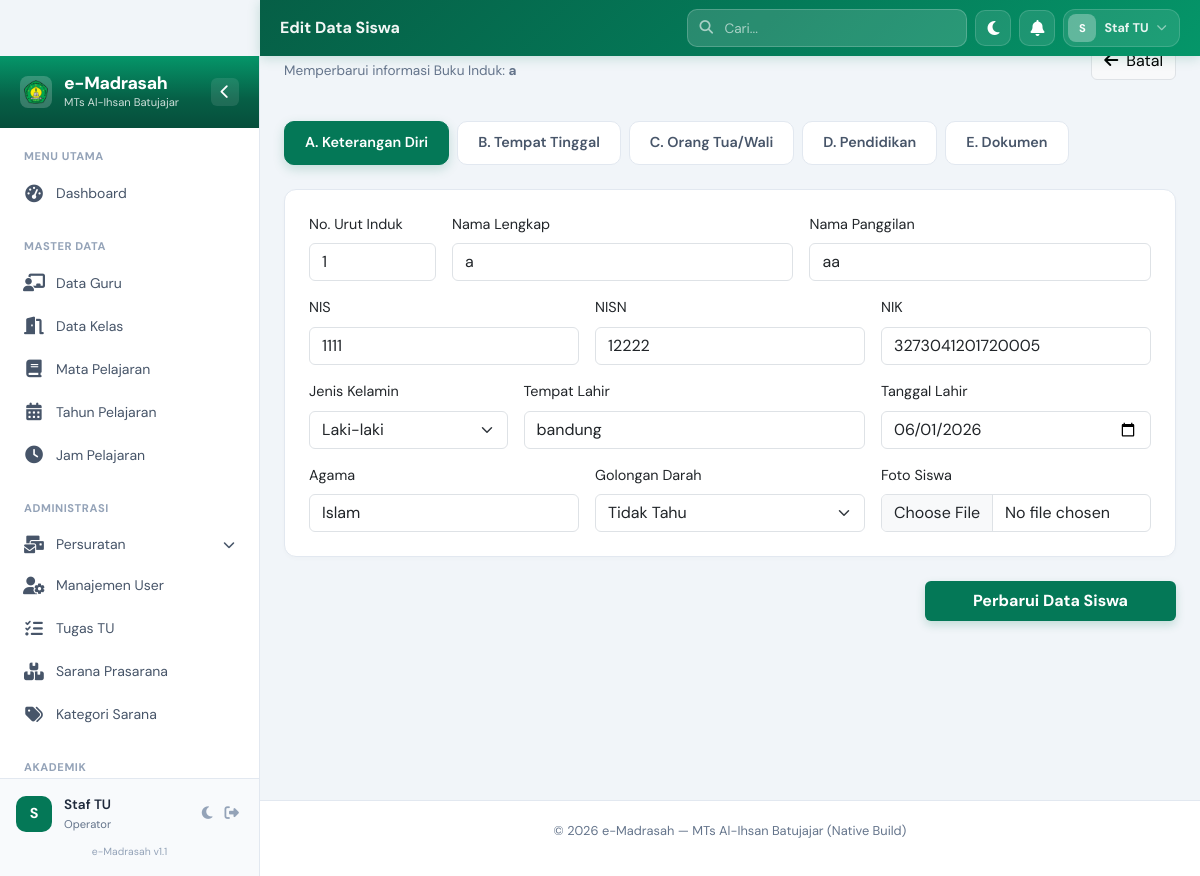
Screenshot of /modules/buku_induk/edit.php?id=6 (signed in) with the database file from the repository.
### tables this page shows
CREATE TABLE `siswa` (
  `id` bigint unsigned NOT NULL AUTO_INCREMENT,
  `no_urut` smallint unsigned DEFAULT NULL COMMENT 'No. urut di buku induk',
  `nis` varchar(50) NOT NULL,
  `nisn` varchar(10) DEFAULT NULL COMMENT 'Nomor Induk Siswa Nasional',
  `nism` varchar(30) DEFAULT NULL COMMENT 'Nomor Induk Siswa Madrasah',
  `nik` varchar(16) DEFAULT NULL,
  `no_kk` varchar(16) DEFAULT NULL,
  `nama_lengkap` varchar(255) NOT NULL,
  `nama_panggilan` varchar(50) DEFAULT NULL,
  `kelas_id` bigint unsigned NOT NULL,
  `tahun_pelajaran_id` bigint unsigned DEFAULT NULL,
  `status` enum('Aktif','Lulus','Pindah','Keluar','Meninggal') DEFAULT 'Aktif',
  `jenis_kelamin` enum('L','P') DEFAULT NULL,
  `tempat_lahir` varchar(100) DEFAULT NULL,
  `tanggal_lahir` date DEFAULT NULL,
  `agama` varchar(20) DEFAULT NULL,
  `kewarganegaraan` varchar(30) DEFAULT 'Indonesia',
  `anak_ke` tinyint unsigned DEFAULT NULL,
  `saudara_kandung` tinyint unsigned DEFAULT '0',
  `saudara_tiri` tinyint unsigned DEFAULT '0',
  `saudara_angkat` tinyint unsigned DEFAULT '0',
  `status_anak` enum('Kandung','Tiri','Angkat') DEFAULT 'Kandung',
  `yatim_piatu` enum('Tidak','Yatim','Piatu','Yatim Piatu') DEFAULT 'Tidak',
  `bahasa_sehari_hari` varchar(50) DEFAULT NULL,
  `alamat` text,
  `rt` varchar(5) DEFAULT NULL,
  `rw` varchar(5) DEFAULT NULL,
  `desa_kelurahan` varchar(60) DEFAULT NULL,
  `kecamatan` varchar(60) DEFAULT NULL,
  `kabupaten_kota` varchar(60) DEFAULT NULL,
  `provinsi` varchar(50) DEFAULT NULL,
  `kode_pos` varchar(10) DEFAULT NULL,
  `nama_orang_tua` varchar(255) DEFAULT NULL,
  `no_telepon` varchar(20) DEFAULT NULL,
  `hp` varchar(20) DEFAULT NULL,
  `bertempat_tinggal_pada` varchar(60) DEFAULT NULL COMMENT 'Ortu/Saudara/Wali/Asrama/Kos',
  `jarak_ke_madrasah` varchar(10) DEFAULT NULL COMMENT 'km',
  `moda_transportasi` varchar(50) DEFAULT NULL,
  `golongan_darah` enum('A','B','AB','O','Tidak Tahu') DEFAULT 'Tidak Tahu',
  `penyakit_pernah_diderita` text,
  `kelainan_jasmani` varchar(100) DEFAULT NULL,
  `tinggi_badan_awal` decimal(5,2) DEFAULT NULL,
  `berat_badan_awal` decimal(5,2) DEFAULT NULL,
  `hobi_kesenian` varchar(100) DEFAULT NULL,
  `hobi_olahraga` varchar(100) DEFAULT NULL,
  `hobi_organisasi` varchar(100) DEFAULT NULL,
  `hobi_lain` varchar(100) DEFAULT NULL,
  `foto` varchar(255) DEFAULT NULL,
  `created_at` timestamp NULL DEFAULT NULL,
  `updated_at` timestamp NULL DEFAULT NULL,
  PRIMARY KEY (`id`),
  UNIQUE KEY `nis` (`nis`),
  UNIQUE KEY `siswa_nisn_unique` (`nisn`),
  UNIQUE KEY `nik` (`nik`),
  KEY `kelas_id` (`kelas_id`),
  CONSTRAINT `siswa_ibfk_1` FOREIGN KEY (`kelas_id`) REFERENCES `kelas` (`id`) ON DELETE CASCADE
);

### includes/functions.php (called while the page is built, shortened)
<?php
function base_url($path = '') {
    $base_folder = "/emadrasah/";
    $path = ltrim($path, '/');
    if (preg_match('/^(assets|uploads|vendor)/', $path)) {
        return $base_folder . $path;
    }
    $parts = explode('?', $path, 2);
    $clean_path = $parts[0];
    $query = isset($parts[1]) ? '?' . $parts[1] : '';
    $clean_path = preg_replace('/^modules\//', '', $clean_path);
    if ($clean_path === 'index.php') {
        $clean_path = '';
    } else {
        $clean_path = preg_replace('/\/index\.php$/', '', $clean_path);
        $clean_path = preg_replace('/\.php$/', '', $clean_path);
    }
    return $base_folder . ltrim($clean_path, '/') . $query;
}
?>

### modules/buku_induk/edit.php (the view, shortened to what this page needs)
<?php
include __DIR__ . '/../../includes/header.php';
$id = isset($_GET['id']) ? (int)$_GET['id'] : 0;
$stmt = $pdo->prepare("
    SELECT s.*, o.nama_ayah, o.pekerjaan_ayah, o.nama_ibu, o.pekerjaan_ibu,
           p.nama_madrasah_asal, p.no_ijazah_asal, p.tgl_diterima
    FROM siswa s
    LEFT JOIN orang_tua_wali o ON o.siswa_id = s.id
    LEFT JOIN perkembangan_siswa p ON p.siswa_id = s.id
    WHERE s.id = ?
");
$stmt->execute([$id]);
$s = $stmt->fetch();
function h_edit($v) {
    return htmlspecialchars((string)$v, ENT_QUOTES, 'UTF-8');
}
?>
<div class="page-header mb-4 fade-in">
    <div>
        <h2 class="page-title">Edit Data Siswa</h2>
        <p class="page-subtitle">Memperbarui informasi Buku Induk: <strong><?php echo h_edit($s['nama_lengkap']); ?></strong></p>
    </div>
    <div>
        <a href="<?php echo base_url('modules/buku_induk/show.php?id=' . $id); ?>" class="btn btn-light border">
            <i class="fas fa-arrow-left me-2"></i>Batal
        </a>
    </div>
</div>
<form action="<?php echo base_url('modules/buku_induk/update.php'); ?>" method="POST" enctype="multipart/form-data">
    <ul class="nav nav-pills mb-4 em-tabs" id="editTab" role="tablist">
        <li class="nav-item"><button class="nav-link active" data-bs-toggle="pill" data-bs-target="#tab-diri" type="button">A. Keterangan Diri</button></li>
        <li class="nav-item"><button class="nav-link" data-bs-toggle="pill" data-bs-target="#tab-tinggal" type="button">B. Tempat Tinggal</button></li>
        <li class="nav-item"><button class="nav-link" data-bs-toggle="pill" data-bs-target="#tab-ortu" type="button">C. Orang Tua/Wali</button></li>
        <li class="nav-item"><button class="nav-link" data-bs-toggle="pill" data-bs-target="#tab-pendidikan" type="button">D. Pendidikan</button></li>
        <li class="nav-item"><button class="nav-link" data-bs-toggle="pill" data-bs-target="#tab-dokumen" type="button">E. Dokumen</button></li>
    </ul>
    <div class="tab-content card border-0 shadow-sm p-4 mb-4">
        <div class="tab-pane fade show active" id="tab-diri">
            <div class="row g-3">
                <div class="col-md-2">
                    <label class="form-label">No. Urut Induk</label>
                    <input type="number" name="no_urut" class="form-control" value="<?php echo h_edit($s['no_urut']); ?>">
                </div>
                <div class="col-md-5">
                    <label class="form-label">Nama Lengkap</label>
                    <input type="text" name="nama_lengkap" class="form-control" required value="<?php echo h_edit($s['nama_lengkap']); ?>">
                </div>
                <div class="col-md-5">
                    <label class="form-label">Nama Panggilan</label>
                    <input type="text" name="nama_panggilan" class="form-control" value="<?php echo h_edit($s['nama_panggilan']); ?>">
                </div>
                <div class="col-md-4">
                    <label class="form-label">NIS</label>
                    <input type="text" name="nis" class="form-control" required value="<?php echo h_edit($s['nis']); ?>">
                </div>
                <div class="col-md-4">
                    <label class="form-label">NISN</label>
                    <input type="text" name="nisn" class="form-control" value="<?php echo h_edit($s['nisn']); ?>">
                </div>
                <div class="col-md-4">
                    <label class="form-label">NIK</label>
                    <input type="text" name="nik" class="form-control" maxlength="16" value="<?php echo h_edit($s['nik']); ?>">
                </div>
                <div class="col-md-3">
                    <label class="form-label">Jenis Kelamin</label>
                    <select name="jenis_kelamin" class="form-select">
                        <option value="L" <?php echo $s['jenis_kelamin'] == 'L' ? 'selected' : ''; ?>>Laki-laki</option>
                    </select>
                </div>
                <div class="col-md-5">
                    <label class="form-label">Tempat Lahir</label>
                    <input type="text" name="tempat_lahir" class="form-control" value="<?php echo h_edit($s['tempat_lahir']); ?>">
                </div>
                <div class="col-md-4">
                    <label class="form-label">Tanggal Lahir</label>
                    <input type="date" name="tanggal_lahir" class="form-control" value="<?php echo h_edit($s['tanggal_lahir']); ?>">
                </div>
                <div class="col-md-4">
                    <label class="form-label">Agama</label>
                    <input type="text" name="agama" class="form-control" value="<?php echo h_edit($s['agama']); ?>">
                </div>
                <div class="col-md-4">
                    <label class="form-label">Golongan Darah</label>
                    <select name="golongan_darah" class="form-select">
                        <?php $darah_opts = ['Tidak Tahu','A','B','AB','O']; foreach($darah_opts as $d): ?>
                        <option value="<?php echo $d; ?>" <?php echo $s['golongan_darah'] == $d ? 'selected' : ''; ?>><?php echo $d; ?></option>
                        <?php endforeach; ?>
                    </select>
                </div>
                <div class="col-md-4">
                    <label class="form-label">Foto Siswa</label>
                    <input type="file" name="foto" class="form-control" accept="image/*">
                </div>
            </div>
        </div>
    </div>
    <div class="text-end mb-5">
        <button type="submit" class="btn btn-primary px-5 fw-bold">Perbarui Data Siswa</button>
    </div>
</form>
<?php include __DIR__ . '/../../includes/footer.php'; ?>

### assets/css/custom.css (style rules this page uses)
:root { --em-green-950: #022c22; --em-green-900: #064e3b; --em-green-800: #065f46; --em-green-700: #047857; --em-green-600: #059669; --em-green-500: #10b981; --em-green-200: #a7f3d0; --em-green-100: #d1fae5; --em-green-50 : #f0fdf4; --em-gold : #b45309; --em-gold-light: #fef3c7; --em-gray-950: #020617; --em-gray-900: #0f172a; --em-gray-800: #1e293b; --em-gray-700: #334155; --em-gray-600: #475569; --em-gray-500: #64748b; --em-gray-400: #94a3b8; --em-gray-300: #cbd5e1; --em-gray-200: #e2e8f0; --em-gray-100: #f1f5f9; --em-gray-50 : #f8fafc; --em-white : #ffffff; --em-primary : var(--em-green-700); --em-primary-dark : var(--em-green-800); --em-primary-darker : var(--em-green-900); --em-surface : var(--em-white); --em-bg : #f1f5f9; --em-border : #e2e8f0; --em-text : #1e293b; --em-text-muted : #64748b; --em-sidebar-w : 260px; --em-sidebar-collapsed-w: 75px; --em-header-h : 56px; --em-r-md : 10px; --em-r-lg : 14px; --em-r-xl : 20px; --em-r-full: 9999px; --em-ease : cubic-bezier(0.4, 0, 0.2, 1); --em-dur : 250ms; }
body { font-family: 'DM Sans', 'Segoe UI', system-ui, sans-serif; background: var(--em-bg); color: var(--em-text); font-size: 0.9rem; -webkit-font-smoothing: antialiased; overflow-x: hidden; transition: background-color 0.3s ease, color 0.3s ease; }
h1, h2, h3, h4, h5, h6 { font-family: 'Plus Jakarta Sans', sans-serif; font-weight: 700; }
.fade-in { animation: emFadeIn 0.5s ease both; }
.em-tabs .nav-link { background: var(--em-white); color: var(--em-gray-600); margin-right: 8px; border-radius: var(--em-r-md); padding: 10px 20px; font-weight: 600; border: 1px solid var(--em-border); transition: all 0.2s; }
.em-tabs .nav-link.active { background: var(--em-primary) !important; color: white !important; border-color: var(--em-primary) !important; box-shadow: 0 4px 12px rgba(4, 120, 87, 0.2); }
.card { border-radius: 12px !important; border: 1px solid var(--em-border) !important; box-shadow: 0 2px 4px rgba(0,0,0,0.02) !important; background: var(--em-white); transition: transform 0.2s, box-shadow 0.2s; }
.btn-primary { background: var(--em-primary); border: none; padding: 8px 20px; font-weight: 600; box-shadow: 0 4px 10px rgba(4, 120, 87, 0.2); }
.fade-in { animation: fadeIn 0.4s ease-out; }
.page-header { display: flex; flex-wrap: wrap; gap: 16px; justify-content: space-between; align-items: center; margin-bottom: 24px; }
.page-title { font-size: 1.5rem; font-weight: 800; color: var(--em-gray-900); }
.page-subtitle { font-size: 0.85rem; color: var(--em-gray-500); }

### rows the page displays
siswa: nama_lengkap "a", no_urut "1", nama_panggilan "aa", nis "1111", nisn "12222", nik "3273041201720005", jenis_kelamin "Laki-laki", tempat_lahir "bandung", tanggal_lahir "06/01/2026", agama "Islam", golongan_darah "Tidak Tahu"

### other values shown
$page_title "Edit Data Siswa"
substr($_SESSION['user_name'] ?? 'A', 0, 1) "S"
$_SESSION['user_name'] "Staf TU"
$_SESSION['user_role'] "Operator"
